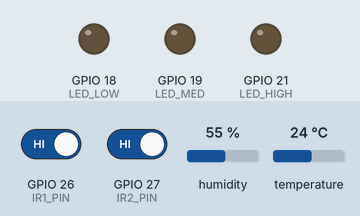
A sketch run on a simulated ESP32. On the bench: output pins drawn as LEDs (lit = HIGH). The test bench sets the inputs (shaded band); at power-on: GPIO 26 (IR1_PIN) HIGH, GPIO 27 (IR2_PIN) HIGH, humidity 55 %, temperature 24 °C. WiFi joins after 1.5 s; servers stay silent unless stated; the local clock reads 2024-03-15 10:24:30 at power-on unless the sketch sets it; no MQTT or app messages arrive unless stated; what the sketch prints to the serial monitor is not drawn.

Above: at 0.1 s.
At 30.1 s:
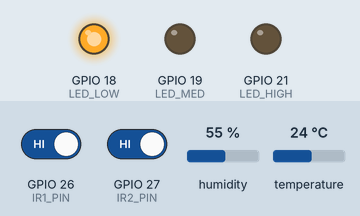
Timing chart, 0 to 31.6 s (numbered marks = the images above):
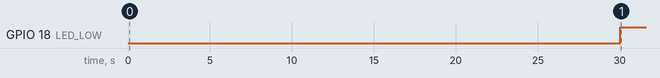

Measured:
- by itself, GPIO 18 (LED_LOW): LOW → HIGH at 30.0 s

The sketch:

trap_01.ino
```cpp
#include "DHT.h"
#include <WiFi.h>
#include <PubSubClient.h>
#include <ArduinoJson.h>
#include <time.h>

/* ----------- WIFI & UBIDOTS CONFIG ----------- */
#define WIFI_SSID       "<wifi SSID>"
#define WIFI_PASSWORD   "<wifi password>"
#define UBIDOTS_TOKEN   "<ubidots token>"
#define MQTT_BROKER     "stem.ubidots.com"
#define MQTT_PORT       1883
#define NODE_ID         "<trap name>"
#define NODE_LAT        12.9682
#define NODE_LON        79.1564

/* ----------- NTP CONFIG ----------- */
#define NTP_SERVER     "pool.ntp.org"
#define UTC_OFFSET_IST  19800             // IST = UTC+5:30 = 19800 seconds

/* ----------- PIN DEFINITIONS ----------- */
#define IR1_PIN   26
#define IR2_PIN   27
#define LED_LOW   18
#define LED_MED   19
#define LED_HIGH  21
#define DHTPIN    4
#define DHTTYPE   DHT22

/* ----------- GEOMETRY & FLIGHT MODEL ----------- */
#define BEAM_SPACING_MM           20.0
#define MOSQ_MIN_SPEED_MM_PER_MS  0.15
#define MOSQ_MAX_SPEED_MM_PER_MS  0.50
#define MOSQ_MIN_DT_MS  (BEAM_SPACING_MM / MOSQ_MAX_SPEED_MM_PER_MS)  // 40ms
#define MOSQ_MAX_DT_MS  (BEAM_SPACING_MM / MOSQ_MIN_SPEED_MM_PER_MS)  // 133ms
#define WINDOW_SIZE     30

/* ----------- OBJECTS ----------- */
DHT dht(DHTPIN, DHTTYPE);
WiFiClient espClient;
PubSubClient mqttClient(espClient);

/* ----------- VARIABLES ----------- */
volatile unsigned long lastIR1Time = 0;
volatile unsigned long lastValidEventTime = 0;
volatile bool newMosquitoEvent = false;
volatile unsigned long lastDT = 0;

int minuteCounts[WINDOW_SIZE];
int minuteIndex = 0;
int mosquitoCount = 0;
unsigned long totalMosquitoCount = 0;

/* ----------- NTP: GET REAL IST HOUR ----------- */
int getRealHour() {
  struct tm timeinfo;
  if (!getLocalTime(&timeinfo)) {
    Serial.println("[NTP] Time not synced yet, using millis fallback");
    return (millis() / 3600000) % 24;    // fallback if NTP fails
  }
  return timeinfo.tm_hour;               // real IST hour 0-23
}

/* ----------- INTERRUPTS ----------- */
void IRAM_ATTR IR1_trigger() {
  lastIR1Time = millis();
}

void IRAM_ATTR IR2_trigger() {
  unsigned long now = millis();
  unsigned long dt = now - lastIR1Time;
  if (dt >= MOSQ_MIN_DT_MS && dt <= MOSQ_MAX_DT_MS &&
      (now - lastValidEventTime > 150)) {
    mosquitoCount++;
    totalMosquitoCount++;
    lastValidEventTime = now;
    lastDT = dt;
    newMosquitoEvent = true;
  }
}

/* ----------- HELPERS ----------- */
int recent30minTotal() {
  int sum = 0;
  for (int i = 0; i < WINDOW_SIZE; i++) sum += minuteCounts[i];
  return sum;
}

float computeMinuteIndex(float temp, float hum) {
  float mpm = recent30minTotal() / (float)WINDOW_SIZE;

  int hr = getRealHour();               // ← real IST hour now
  if ((hr >= 5 && hr <= 8) || (hr >= 17 && hr <= 20)) mpm *= 1.8;
  if (temp > 26 && temp < 32 && hum > 65) mpm *= 1.4;
  return mpm;
}

int classifyMinuteRisk(float index) {
  if (index < 0.1)  return 0;
  if (index < 0.67) return 1;
  return 2;
}

void updateLEDs(int risk) {
  digitalWrite(LED_LOW,  LOW);
  digitalWrite(LED_MED,  LOW);
  digitalWrite(LED_HIGH, LOW);
  if (risk == 0)      digitalWrite(LED_LOW,  HIGH);
  else if (risk == 1) digitalWrite(LED_MED,  HIGH);
  else                digitalWrite(LED_HIGH, HIGH);
}

/* ----------- WIFI ----------- */
void connectWiFi() {
  WiFi.setSleep(false);
  WiFi.setTxPower(WIFI_POWER_19_5dBm);
  WiFi.mode(WIFI_STA);
  WiFi.config(INADDR_NONE, INADDR_NONE, INADDR_NONE);
  WiFi.begin(WIFI_SSID, WIFI_PASSWORD);
  Serial.print("Connecting to WiFi");
  while (WiFi.status() != WL_CONNECTED) {
    delay(500);
    Serial.print(".");
  }
  Serial.println("\nWiFi connected: " + WiFi.localIP().toString());
}

void ensureWiFiConnected() {
  if (WiFi.status() != WL_CONNECTED) {
    Serial.println("WiFi lost, reconnecting...");
    WiFi.begin(WIFI_SSID, WIFI_PASSWORD);
    while (WiFi.status() != WL_CONNECTED) {
      delay(500);
      Serial.print(".");
    }
    Serial.println("\nReconnected: " + WiFi.localIP().toString());
  }
}

/* ----------- NTP SYNC ----------- */
void syncNTP() {
  configTime(UTC_OFFSET_IST, 0, NTP_SERVER);
  Serial.print("Syncing NTP time");
  struct tm timeinfo;
  int attempts = 0;
  while (!getLocalTime(&timeinfo) && attempts < 10) {
    delay(500);
    Serial.print(".");
    attempts++;
  }
  if (getLocalTime(&timeinfo)) {
    Serial.printf("\nTime synced: %02d:%02d:%02d IST\n",
      timeinfo.tm_hour, timeinfo.tm_min, timeinfo.tm_sec);
  } else {
    Serial.println("\nNTP sync failed, using millis fallback");
  }
}

/* ----------- MQTT ----------- */
void connectMQTT() {
  mqttClient.setServer(MQTT_BROKER, MQTT_PORT);
  mqttClient.setSocketTimeout(10);
  mqttClient.setBufferSize(768);
  while (!mqttClient.connected()) {
    Serial.print("Connecting to Ubidots...");
    String clientId = "ESP32-" + String((uint32_t)ESP.getEfuseMac(), HEX);
    if (mqttClient.connect(clientId.c_str(), UBIDOTS_TOKEN, "")) {
      Serial.println("connected!");
    } else {
      Serial.print("failed rc=");
      Serial.print(mqttClient.state());
      Serial.println(", retrying in 3s...");
      delay(3000);
    }
  }
}

/* ----------- PUBLISH TO UBIDOTS ----------- */
void publishData(float temp, float hum, float activityIndex, int riskLevel) {
  ensureWiFiConnected();
  if (!mqttClient.connected()) connectMQTT();

  String topic = "/v1.6/devices/" + String(NODE_ID);

  StaticJsonDocument<768> doc;
  doc["temp"]           = temp;
  doc["humidity"]       = hum;
  doc["mosquito_count"] = recent30minTotal();
  doc["activity_index"] = activityIndex;
  doc["risk_level"]     = riskLevel;
  doc["total_count"]    = (int)totalMosquitoCount;

  JsonObject position = doc.createNestedObject("position");
  position["value"] = 1;
  JsonObject context = position.createNestedObject("context");
  context["lat"] = NODE_LAT;
  context["lng"] = NODE_LON;

  char payload[768];
  serializeJson(doc, payload);

  if (mqttClient.publish(topic.c_str(), payload)) {
    Serial.println("Published: " + String(payload));
  } else {
    Serial.println("Publish failed, will retry next cycle.");
  }
}

/* ----------- SETUP ----------- */
void setup() {
  Serial.begin(115200);
  pinMode(IR1_PIN,  INPUT_PULLUP);
  pinMode(IR2_PIN,  INPUT_PULLUP);
  pinMode(LED_LOW,  OUTPUT);
  pinMode(LED_MED,  OUTPUT);
  pinMode(LED_HIGH, OUTPUT);
  attachInterrupt(digitalPinToInterrupt(IR1_PIN), IR1_trigger, FALLING);
  attachInterrupt(digitalPinToInterrupt(IR2_PIN), IR2_trigger, FALLING);
  dht.begin();
  memset(minuteCounts, 0, sizeof(minuteCounts));
  Serial.println("Smart Ovitrap Node v2.2 — Ubidots Edition");
  connectWiFi();
  syncNTP();                             // ← NTP sync after WiFi
  connectMQTT();
}

/* ----------- LOOP ----------- */
void loop() {
  ensureWiFiConnected();
  mqttClient.loop();

  if (newMosquitoEvent) {
    newMosquitoEvent = false;
    Serial.printf("[EVENT] Mosquito | dt:%lu ms | Min:%d | Total:%lu\n",
      lastDT, mosquitoCount, totalMosquitoCount);
  }

  static unsigned long lastMinute = 0;
  if (millis() - lastMinute >= 60000) {
    lastMinute = millis();
    minuteCounts[minuteIndex] = mosquitoCount;
    minuteIndex = (minuteIndex + 1) % WINDOW_SIZE;
    mosquitoCount = 0;
  }

  static unsigned long lastDHT = 0;
  if (millis() - lastDHT > 30000) {
    float temp = dht.readTemperature();
    float hum  = dht.readHumidity();
    if (!isnan(temp) && !isnan(hum)) {
      float ai = computeMinuteIndex(temp, hum);
      int   rl = classifyMinuteRisk(ai);
      updateLEDs(rl);
      publishData(temp, hum, ai, rl);
      Serial.printf("Temp:%.1f Hum:%.1f AI:%.2f Risk:%d\n", temp, hum, ai, rl);
    }
    lastDHT = millis();
  }

  delay(50);
}
```
